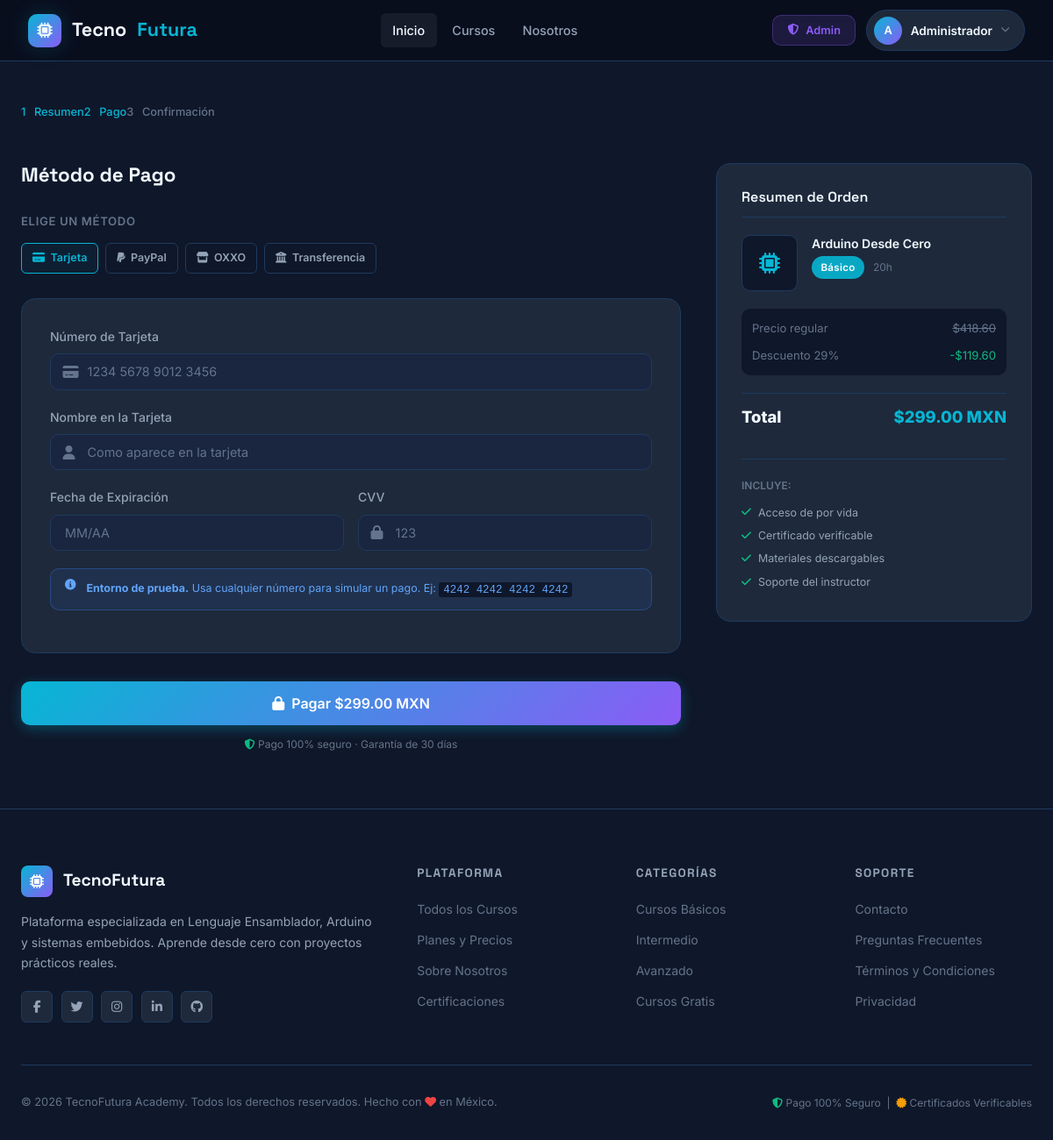
/checkout?id=2 (signed in), run on the app's committed database.
### tables this page shows
CREATE TABLE cursos (
    id_curso INT AUTO_INCREMENT PRIMARY KEY,
    nombre_curso VARCHAR(200) NOT NULL,
    descripcion TEXT,
    nivel ENUM('Básico', 'Intermedio', 'Avanzado') NOT NULL,
    duracion_horas INT NOT NULL,
    precio DECIMAL(10,2) DEFAULT 0.00,
    id_docente INT,
    activo BOOLEAN DEFAULT TRUE,
    fecha_creacion TIMESTAMP DEFAULT CURRENT_TIMESTAMP,
    fecha_actualizacion TIMESTAMP DEFAULT CURRENT_TIMESTAMP ON UPDATE CURRENT_TIMESTAMP,
    FOREIGN KEY (id_docente) REFERENCES docentes(id_docente) ON DELETE SET NULL
);

### backend/classes/Database.php (called while the page is built, shortened)
<?php
class Database {
    private static $instance = null;
    private $connection;
    private function __construct() {
        try {
            $dsn = "mysql:host=" . DB_HOST . ";dbname=" . DB_NAME . ";charset=" . DB_CHARSET;
            $this->connection = new PDO($dsn, DB_USER, DB_PASS, DB_OPTIONS);
        } catch (PDOException $e) {
            die("Error de conexión a la base de datos: " . $e->getMessage());
        }
    }
    public static function getInstance() {
        if (self::$instance === null) {
            self::$instance = new self();
        }
        return self::$instance;
    }
    public function getConnection() {
        return $this->connection;
    }
}

### backend/classes/Curso.php (called while the page is built, shortened)
<?php
require_once __DIR__ . '/Database.php';
class Curso {
    private $db;
    public function __construct() {
        $this->db = Database::getInstance()->getConnection();
    }
    public function porId(int $id): ?array {
        $stmt = $this->db->prepare("SELECT c.*,
            COALESCE(u.nombre_completo, 'Equipo TecnoFutura') AS nombre_docente,
            d.especialidad,
            d.cedula_profesional,
            (SELECT COUNT(*) FROM inscripciones i WHERE i.id_curso = c.id_curso) AS total_alumnos,
            (SELECT COUNT(*) FROM materiales_curso m WHERE m.id_curso = c.id_curso) AS total_lecciones
            FROM cursos c
            LEFT JOIN docentes d ON c.id_docente = d.id_docente
            LEFT JOIN usuarios u ON d.id_usuario = u.id_usuario
            WHERE c.id_curso = :id");
        $stmt->execute([':id' => $id]);
        return $stmt->fetch() ?: null;
    }
}

### checkout/index.php (the view, shortened to what this page needs)
<?php
require_once __DIR__ . '/../backend/classes/Curso.php';
$id_curso = intval($_GET['id'] ?? 0);
$obj   = new Curso();
$curso = $obj->porId($id_curso);
$precio_original = $curso['precio'] * 1.4;
$descuento       = round((1 - $curso['precio']/$precio_original)*100);
include_once __DIR__ . '/../includes/header.php';
?>
<div style="margin-top:var(--navbar-height);background:var(--bg-surface);min-height:calc(100vh - var(--navbar-height))">
  <div class="container" style="padding-top:3rem;padding-bottom:4rem">
    <div class="checkout-steps" style="margin-bottom:3rem">
      <div class="checkout-step active">
        <div class="step-circle">1</div>
        <span>Resumen</span>
      </div>
      <div class="checkout-step active" id="stepPago">
        <div class="step-circle">2</div>
        <span>Pago</span>
      </div>
      <div class="checkout-step" id="stepConfirm">
        <div class="step-circle">3</div>
        <span>Confirmación</span>
      </div>
    </div>
    <div style="display:grid;grid-template-columns:1fr 360px;gap:2.5rem;align-items:start">
      <div>
        <h2 style="font-size:1.4rem;font-weight:700;margin-bottom:1.75rem">Método de Pago</h2>
        <div style="margin-bottom:1.75rem">
          <p style="font-size:.82rem;font-weight:600;color:var(--text-muted);text-transform:uppercase;letter-spacing:.05em;margin-bottom:.85rem">Elige un método</p>
          <div class="payment-icons">
            <div class="payment-icon active" data-method="card" title="Tarjeta de Crédito/Débito">
              <i class="fas fa-credit-card"></i><span>Tarjeta</span>
            </div>
            <div class="payment-icon" data-method="paypal" title="PayPal">
              <i class="fab fa-paypal"></i><span>PayPal</span>
            </div>
            <div class="payment-icon" data-method="oxxo" title="OXXO Pay">
              <i class="fas fa-store"></i><span>OXXO</span>
            </div>
            <div class="payment-icon" data-method="transfer" title="Transferencia">
              <i class="fas fa-university"></i><span>Transferencia</span>
            </div>
          </div>
        </div>
        <div id="pay-card" class="payment-section">
          <div style="background:var(--bg-card);border:1px solid var(--border);border-radius:var(--radius-lg);padding:2rem">
            <div class="form-group">
              <label class="form-label">Número de Tarjeta</label>
              <div class="form-control-icon">
                <input type="text" class="form-control" id="cardNumber" placeholder="1234 5678 9012 3456" maxlength="19" autocomplete="cc-number">
              </div>
            </div>
            <div class="form-group">
              <label class="form-label">Nombre en la Tarjeta</label>
              <div class="form-control-icon">
                <input type="text" class="form-control" id="cardName" placeholder="Como aparece en la tarjeta" autocomplete="cc-name">
              </div>
            </div>
            <div style="display:grid;grid-template-columns:1fr 1fr;gap:1rem">
              <div class="form-group">
                <label class="form-label">Fecha de Expiración</label>
                <input type="text" class="form-control" id="cardExpiry" placeholder="MM/AA" maxlength="5">
              </div>
              <div class="form-group">
                <label class="form-label">CVV</label>
                <div class="form-control-icon">
                  <input type="text" class="form-control" id="cardCvv" placeholder="123" maxlength="4" autocomplete="cc-csc">
                </div>
              </div>
            </div>
            <div class="alert alert-info" style="font-size:.78rem;padding:.75rem 1rem">
              <i class="fas fa-info-circle alert-icon"></i>
              <div><strong>Entorno de prueba.</strong> Usa cualquier número para simular un pago. Ej: <code style="background:var(--bg-surface);padding:.1rem .3rem;border-radius:3px">4242 4242 4242 4242</code></div>
            </div>
          </div>
        </div>
        <button id="payBtn" class="btn btn-primary btn-block btn-lg" style="margin-top:2rem">
          <i class="fas fa-lock"></i>
          <span id="payBtnText">Pagar $<?= number_format($curso['precio'],2) ?> MXN</span>
        </button>
        <p style="text-align:center;font-size:.75rem;color:var(--text-muted);margin-top:.75rem">
          <i class="fas fa-shield-alt" style="color:var(--success)"></i> Pago 100% seguro · Garantía de 30 días
        </p>
      </div>
      <div style="background:var(--bg-card);border:1px solid var(--border);border-radius:var(--radius-lg);padding:1.75rem;position:sticky;top:calc(var(--navbar-height) + 1rem)">
        <h3 style="font-size:1rem;font-weight:600;margin-bottom:1.25rem;padding-bottom:.75rem;border-bottom:1px solid var(--border)">Resumen de Orden</h3>
        <div style="display:flex;gap:1rem;margin-bottom:1.25rem">
          <div style="width:64px;height:64px;background:var(--bg-surface);border-radius:var(--radius);border:1px solid var(--border);display:flex;align-items:center;justify-content:center;flex-shrink:0">
            <i class="fas fa-microchip" style="color:var(--primary);font-size:1.5rem"></i>
          </div>
          <div>
            <div style="font-weight:600;font-size:.875rem;line-height:1.4"><?= htmlspecialchars($curso['nombre_curso']) ?></div>
            <div style="font-size:.75rem;color:var(--text-muted);margin-top:.25rem">
              <span class="badge badge-<?= strtolower(str_replace('á','a',$curso['nivel'])) ?>"><?= $curso['nivel'] ?></span>
              <span style="margin-left:.4rem"><?= $curso['duracion_horas'] ?>h</span>
            </div>
          </div>
        </div>
        <div style="display:flex;flex-direction:column;gap:.6rem;margin-bottom:1.25rem;padding:.75rem;background:var(--bg-surface);border-radius:var(--radius)">
          <div style="display:flex;justify-content:space-between;font-size:.82rem">
            <span style="color:var(--text-muted)">Precio regular</span>
            <span style="text-decoration:line-through;color:var(--text-muted)">$<?= number_format($precio_original,2) ?></span>
          </div>
          <div style="display:flex;justify-content:space-between;font-size:.82rem">
            <span style="color:var(--text-muted)">Descuento <?= $descuento ?>%</span>
            <span style="color:var(--success)">-$<?= number_format($precio_original - $curso['precio'],2) ?></span>
          </div>
        </div>
        <div style="display:flex;justify-content:space-between;font-size:1.15rem;font-weight:800;padding:.75rem 0;border-top:1px solid var(--border)">
          <span>Total</span>
          <span style="color:var(--primary)">$<?= number_format($curso['precio'],2) ?> MXN</span>
        </div>
        <div style="margin-top:1.25rem;padding-top:1.25rem;border-top:1px solid var(--border)">
          <p style="font-size:.75rem;font-weight:600;color:var(--text-muted);margin-bottom:.75rem">INCLUYE:</p>
          <?php foreach(['Acceso de por vida','Certificado verificable','Materiales descargables','Soporte del instructor'] as $inc): ?>
          <div style="display:flex;align-items:center;gap:.5rem;font-size:.78rem;color:var(--text-secondary);margin-bottom:.4rem">
            <i class="fas fa-check" style="color:var(--success);flex-shrink:0"></i><?= $inc ?>
          </div>
          <?php endforeach; ?>
        </div>
      </div>
    </div>
  </div>
</div>
<?php include_once __DIR__ . '/../includes/footer.php'; ?>

### css/styles.css (style rules this page uses)
:root { --primary: #06b6d4; --primary-dark: #0891b2; --primary-light: #67e8f9; --secondary: #8b5cf6; --secondary-dark: #7c3aed; --accent: #f59e0b; --success: #10b981; --danger: #ef4444; --warning: #f59e0b; --info: #3b82f6; --bg-base: #0a0f1e; --bg-surface: #0f172a; --bg-card: #1e293b; --bg-card-hover: #243047; --bg-muted: #162032; --bg-input: #1a2540; --bg-modal: #111827; --border: #1e3a5f; --border-light: #253756; --text-primary: #f0f9ff; --text-secondary: #94a3b8; --text-muted: #64748b; --shadow-sm: 0 1px 3px rgba(0,0,0,.4); --shadow-md: 0 4px 16px rgba(0,0,0,.5); --shadow-lg: 0 8px 32px rgba(0,0,0,.6); --shadow-glow: 0 0 24px rgba(6,182,212,.2); --shadow-glow-purple: 0 0 24px rgba(139,92,246,.2); --grad-primary: linear-gradient(135deg,#06b6d4,#8b5cf6); --grad-hero: linear-gradient(135deg,#0a0f1e 0%,#0c1225 50%,#110b24 100%); --font-body: 'Inter', system-ui, sans-serif; --font-heading: 'Space Grotesk', 'Inter', sans-serif; --transition: all .25s cubic-bezier(.4,0,.2,1); --transition-slow: all .4s cubic-bezier(.4,0,.2,1); --radius-sm: 6px; --radius: 10px; --radius-lg: 16px; --radius-xl: 24px; --radius-full: 9999px; --navbar-height: 70px; }
*,*::before,*::after { box-sizing:border-box;margin:0;padding:0 }
html { scroll-behavior:smooth }
body { font-family:var(--font-body);background:var(--bg-base);color:var(--text-primary);line-height:1.6;min-height:100vh;-webkit-font-smoothing:antialiased }
button { cursor:pointer;font-family:var(--font-body) }
input,textarea,select { font-family:var(--font-body) }
h1,h2,h3,h4,h5,h6 { font-family:var(--font-heading);font-weight:700;line-height:1.25;color:var(--text-primary) }
.container { width:100%;max-width:1240px;margin:0 auto;padding:0 1.5rem }
.btn { display:inline-flex;align-items:center;justify-content:center;gap:.5rem;padding:.65rem 1.5rem;border-radius:var(--radius);font-size:.9rem;font-weight:600;border:none;cursor:pointer;transition:var(--transition);text-decoration:none;white-space:nowrap;line-height:1.4 }
.btn-lg { padding:.85rem 2rem;font-size:1rem }
.btn-block { width:100% }
.btn-primary { background:var(--grad-primary);color:#fff;box-shadow:0 4px 15px rgba(6,182,212,.3) }
.badge-basico { background:rgba(6,182,212,.9);color:#fff }
.form-group { margin-bottom:1.25rem }
.form-label { display:block;font-size:.875rem;font-weight:500;color:var(--text-secondary);margin-bottom:.5rem }
.form-control { width:100%;background:var(--bg-input);border:1.5px solid var(--border);border-radius:var(--radius);padding:.7rem 1rem;color:var(--text-primary);font-size:.9rem;transition:var(--transition);outline:none }
.form-control::placeholder { color:var(--text-muted) }
.form-control-icon { position:relative }
.form-control-icon input { padding-left:2.6rem }
.alert { padding:.85rem 1.25rem;border-radius:var(--radius);font-size:.875rem;display:flex;align-items:flex-start;gap:.75rem;margin-bottom:1rem;border:1px solid transparent }
.alert-info { background:rgba(59,130,246,.1);border-color:rgba(59,130,246,.3);color:#60a5fa }
.badge { display:inline-flex;align-items:center;padding:.25rem .65rem;border-radius:var(--radius-full);font-size:.72rem;font-weight:600;letter-spacing:.03em }
.checkout-steps { display:flex;align-items:center;gap:0;margin-bottom:3rem }
.checkout-step { display:flex;align-items:center;gap:.6rem;font-size:.8rem;font-weight:500;color:var(--text-muted) }
.checkout-step.active { color:var(--primary) }
.payment-icons { display:flex;gap:.5rem;flex-wrap:wrap;margin-bottom:1rem }
.payment-icon { background:var(--bg-surface);border:1px solid var(--border);border-radius:var(--radius-sm);padding:.4rem .75rem;font-size:.78rem;font-weight:600;display:flex;align-items:center;gap:.4rem;color:var(--text-secondary);cursor:pointer;transition:var(--transition) }
.payment-icon.active { border-color:var(--primary);color:var(--primary);background:rgba(6,182,212,.05) }

### data on the page
cursos: precio "299.00", nombre_curso "Arduino Desde Cero", nivel "Básico", duracion_horas "20", precio "418.60", precio "29", $precio_original-$curso['precio'] "119.60"

### other printed values
$initials "A"
explode(' ', $user_name)[0] "Administrador"
$inc "Acceso de por vida"
$inc "Certificado verificable"
$inc "Materiales descargables"
$inc "Soporte del instructor"
